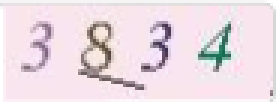
#> input picture img/3834.png, 92 x 34 px, given as the content of the folder ../img/3834.png, which was not available (shown 3 times larger)
$ python -i HandleImages.py   (imports and definitions only)   (older library calls are emulated)
#> lines starting #> are read from the running program, lines starting #| are printed output that depends on the picture; after the words box and inside, x2 and y2 are one past the last pixel; in counts of white or black regions, pixels touching at a corner belong together; pictures that were not available may be replaced by others from this repository, and a replacement may not be noted
### tool/CutImage.py
from PIL import Image
import os
import random

def cutCharacter(img, name):
    pixDataRaw = img.load()
    w, h = img.size
    pixData = [[0] * h for _ in range(w)]
    for x in range(w):
        for y in range(h):
            if pixDataRaw[x, y] == 0:
                pixData[x][y] = 1
            else:
                pixData[x][y] = 0

    miniNoiseLength = 1
    number = 0
    records = []
    flag = False
    begin_x = 0
    end_x = 0
    miniLength = 4
    maxiLength = 23
    for x in range(w):
        sum_x = 0
        for y in range(h):
            sum_x += pixData[x][y]
        if (flag == False) and (sum_x > miniNoiseLength):
            flag = True
            begin_x = x
        if (flag == True) and (sum_x <= miniNoiseLength-1):
            flag = False
            end_x = x
            if (end_x - begin_x) <= miniLength:
                continue
            records.append([begin_x, 0, end_x, 0])
            number += 1
        if (flag == True) and (sum_x > miniNoiseLength) and (x - begin_x >= maxiLength):
            end_x = x
            records.append([begin_x, 0, end_x, 0])
            number += 1
            begin_x = x

    if (number != len(name)):
        print(name+': {} characters Error!'.format(len(records)))
        while len(records) > len(name):
            number -= 1
            records.pop()
        number = len(records)

    for i in range(number):
        flag = False
        begin_x = records[i][0]
        end_x = records[i][2]
        begin_y = 0
        end_y = 0

        for y in range(h):
            sum_y = 0
            for x in range(begin_x, end_x + 1):
                sum_y += pixData[x][y]
            if (flag == False) and (sum_y > miniNoiseLength):
                begin_y = y
                flag = True
            if (sum_y > miniNoiseLength):
                end_y = 0
            if (sum_y <= miniNoiseLength) and (end_y == 0):
                end_y = y
        records[i][1] = begin_y
        records[i][3] = end_y

    characters = []
    for i in range(len(records)):
        character = img.crop([records[i][0], records[i][1], records[i][2], records[i][3]])
        label = name[i]
        characters.append((character, label))
    # print(number)
    return characters

### tool/HandleImages.py
from PIL import Image
import numpy as np
import random
import shutil
import os
import CutImage

def binImg(img):
    pixData = img.load()
    w, h = img.size
    threshold = 226
    for x in range(w):
        for y in range(h):
            if pixData[x, y] >= threshold:
                pixData[x, y] = 255
            else:
                pixData[x, y] = 0
    return img

def denoiseImage(img):
    """
    get rid of noise points
    """
    pixData = img.load()
    w, h = img.size
    xDirection = [0, 0, -1, 1, -1, -1, 1, 1] #Up, Down, Left, Right, LeftUp, LeftDown, RightUp, RightDown
    yDirection = [1, -1, 0, 0, 1, -1, 1, -1]
    for x in range(w):
        for y in range(h):
            if x<6 or y<5 or x>(w-12) or y>(h-4) or pixData[x, y] == 255:
                pixData[x, y] = 255
    for x in range(w):
        for y in range(h):
            count = 0
            if not (x<6 or y<5 or x>(w-12) or y>(h-4)):
                for dx, dy in zip(xDirection, yDirection):
                    if pixData[x + dx, y + dy] == 255:
                        count += 1
                if count > 5:
                    pixData[x, y] = 255
    return img

def getLine(img, x, y):
    direction = 0 # 0-Unknown, 1-Up, 2-Down
    pixData = img.load()
    w, h = img.size
    lineData = []
    length = 0
    while(True):
        lineData.append([x, y])
        length += 1
        if x==w-1:
            break
        if pixData[x+1, y] == 0:
            x += 1
            continue
        if pixData[x+1, y] == 255:
            if (y > 0) and (pixData[x+1, y-1] == 0) and (direction != 2):
                x += 1
                y -= 1
                direction = 1
                continue
            if (y < (h-1)) and (pixData[x+1, y+1] == 0) and (direction != 1):
                x += 1
                y += 1
                direction = 2
                continue
            break
    return (lineData, length)

def deletaLine(img, lineData, length, width):
    pixData = img.load()
    w, h = img.size
    xDirection = [2, 2, 2, 1, 0, -1, -2, -2, -2, -2, -2, -1, 0, 1, 2, 2]
    yDirection = [0, 1, 2, 2, 2, 2, 2, 1, 0, -1, -2, -2, -2, -2, -2, -1]
    for i in range(length):
        for dw in range(width):
            x = lineData[i][0]
            y = lineData[i][1]+dw
            if (x > 1) and (x < (w-2)) and (y > 1) and (y < (h-2)):
                count = 0
                for dx, dy in zip(xDirection, yDirection):
                    if pixData[x + dx, y + dy] == 0:
                        count += 1
                if count > 6:
                    continue
            if (y >= 0) and (y <= (h-1)):
                pixData[x, y] = 255
    return img

def bfs(isExplore, start_x, start_y, w, h):
    xDirection = [0, 0, -1, 1]
    yDirection = [1, -1, 0, 0]
    queue = [(start_x, start_y)]
    region = [(start_x, start_y)]
    isExplore[start_x, start_y] = 1

    while len(queue) > 0:
        x, y = queue.pop(0)

        for (dx, dy) in zip(xDirection, yDirection):
            new_x, new_y = x + dx, y + dy
            if new_x < 0 or new_x >= w or new_y < 0 or new_y >= h or isExplore[new_x, new_y] == 1:
                continue
            queue.append((new_x, new_y))
            region.append((new_x, new_y))
            isExplore[new_x, new_y] = 1

    return region, isExplore

def getRidOfLine1(img):
    pixData  = img.load()
    w, h = img.size
    isExplore = np.zeros((w, h))
    for x in range(w):
        for y in range(h):
            if pixData[x, y] == 255:
                isExplore[x, y] = 1

    for x in range(w):
        for y in range(h):
            if isExplore[x, y] == 0:
                region, isExplore = bfs(isExplore, x, y, w, h)

                moveRegion = [(x, y-3) for (x, y) in region]
                if len(set(region) & set(moveRegion)) <= 1:
                    for (x, y) in region:
                        pixData[x, y] = 255

                moveRegion = [(x-3, y) for (x, y) in region]
                if len(set(region) & set(moveRegion)) <= 1:
                    for (x, y) in region:
                        pixData[x, y] = 255

                moveRegion = [(x-2, y-2) for (x, y) in region]
                if len(set(region) & set(moveRegion)) <= 1:
                    for (x, y) in region:
                        pixData[x, y] = 255

    return img

def getRidOfLine2(img):
    """
    get rid of noise lines
    """
    pixData  = img.load()
    w, h = img.size
    for x in range(w):
        for y in range(h-1):
            if pixData[x, y]==0 and pixData[x, y+1]==0:
                lineData, length = getLine(img, x, y)
                if length >= 12:
                    img = deletaLine(img, lineData, length, 2)
    return img

def getRidOfLine3(img):
    pixData  = img.load()
    w, h = img.size
    isExplore = np.zeros((w, h))
    for x in range(w):
        for y in range(h):
            if pixData[x, y] == 255:
                isExplore[x, y] = 1

    for x in range(w):
        for y in range(h):
            if isExplore[x, y] == 0:
                region, isExplore = bfs(isExplore, x, y, w, h)

                if len(region) <= 4:
                    for (x, y) in region:
                        pixData[x, y] = 255

    return img

# [9 lines left out: function getRidOfLine0, not called in this run]

def handleImage(path):
#> called with path = '../img/3834.png'
    fileNameList = os.listdir(path)

    characters = []
    count = 0
    for fileName in fileNameList:
        imgPath = path + '\\' + fileName
        fileName = fileName.lower()

        img = Image.open(imgPath)
#> img is the input picture: PIL image 92x34 RGBA; mean R, G, B, A 234.4, 219.2, 226.4, 255
        # img = getRidOfLine0(img)
        img = img.convert('L')
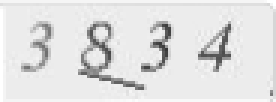
#> img: PIL image 92x34 L (shown 3 times larger); min 55, max 255, mean 224.5
        img = binImg(img)
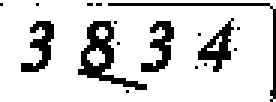
#> img: PIL image 92x34 L (shown 3 times larger); 83.2% white; black in thin lines or dots
        img = denoiseImage(img)
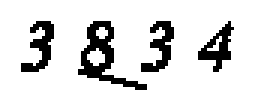
#> img: PIL image 92x34 L (shown 3 times larger); 86.5% white; black in thin lines or dots, all inside (x1, y1, x2, y2) = (7, 7, 78, 30)
        img = getRidOfLine1(img)
#> after the loop in getRidOfLine1, `for x in range(w):`:
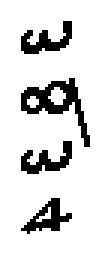
#> isExplore: shape (92, 34) float64 (shown 3 times larger); values 0 (black) and 1 (white), 86.5% white; black in thin lines or dots, all inside (x1, y1, x2, y2) = (7, 7, 30, 78)
#> after the loop in getRidOfLine1, `for x in range(w):`: isExplore: shape (92, 34) float64; 13.49% of pixels changed, all inside (x1, y1, x2, y2) = (7, 7, 30, 78)
        img = getRidOfLine2(img)
#> the loop in getRidOfLine2, `for x in range(w):` made 92 passes
#> after the loop in getRidOfLine2, `for x in range(w):`:
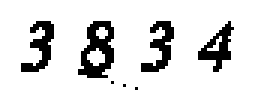
#> img: PIL image 92x34 L (shown 3 times larger); 87.4% white; black in thin lines or dots, all inside (x1, y1, x2, y2) = (7, 7, 78, 30)
        img = getRidOfLine3(img)
#> after the loop in getRidOfLine3, `for x in range(w):`:
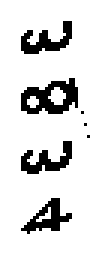
#> isExplore: shape (92, 34) float64 (shown 3 times larger); values 0 (black) and 1 (white), 87.4% white; black in thin lines or dots, all inside (x1, y1, x2, y2) = (7, 7, 30, 78)
#> img: PIL image 92x34 L; 87.5% white; black in thin lines or dots, all inside (x1, y1, x2, y2) = (7, 7, 78, 26)

        rawCharacters = CutImage.cutCharacter(img, fileName.split('.')[0])
        for character, label in rawCharacters:
            new_character = character.resize((12, 16), Image.ANTIALIAS)
            characters.append([new_character, label])
#> this loop made 4 passes
#> label on passes 1 to 4: '3', '8', '3', '4'

    random.shuffle(characters)

    return characters

# [65 lines left out: functions test, task, not called in this run]

# [2 lines not run here, left out]
    # task()

>>> result = handleImage('../img/3834.png')

$ run again, on img/3bd4.png
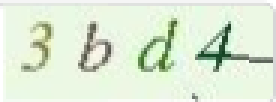
#> input picture img/3bd4.png, 92 x 34 px, given as the content of the folder ../img/3bd4.png, which was not available (shown 3 times larger)
#> in handleImage, img is the input picture: PIL image 92x34 RGBA; mean R, G, B, A 222.6, 235.2, 214.7, 255
#> in handleImage, `img = binImg(img)`:
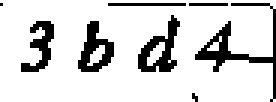
#> img: PIL image 92x34 L (shown 3 times larger); 83.9% white; black in thin lines or dots
#> the loop in getRidOfLine2, `for x in range(w):` made 92 passes
#> after the loop in getRidOfLine3, `for x in range(w):`:
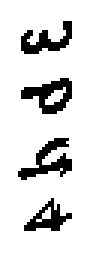
#> isExplore: shape (92, 34) float64 (shown 3 times larger); values 0 (black) and 1 (white), 88.3% white; black in thin lines or dots, all inside (x1, y1, x2, y2) = (6, 7, 24, 77)
#> the loop in handleImage, `for character, label in rawCharacters:` made 4 passes
#> label on passes 1 to 4: '3', 'b', 'd', '4'

$ run again, on img/3r4j.png
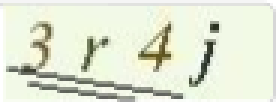
#> input picture img/3r4j.png, 92 x 34 px, given as the content of the folder ../img/3r4j.png, which was not available (shown 3 times larger)
#> in handleImage, img is the input picture: PIL image 92x34 RGBA; mean R, G, B, A 225.5, 231, 212.2, 255
#> in handleImage, `img = getRidOfLine1(img)`:
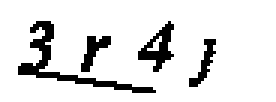
#> img: PIL image 92x34 L (shown 3 times larger); 88.1% white; black in thin lines or dots, all inside (x1, y1, x2, y2) = (6, 7, 72, 31)
#> the loop in getRidOfLine2, `for x in range(w):` made 92 passes
#> after the loop in getRidOfLine3, `for x in range(w):`:
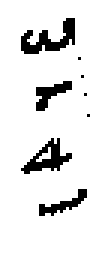
#> isExplore: shape (92, 34) float64 (shown 3 times larger); values 0 (black) and 1 (white), 90.7% white; black in thin lines or dots, all inside (x1, y1, x2, y2) = (7, 6, 30, 72)
#> the loop in handleImage, `for character, label in rawCharacters:` made 4 passes
#> label on passes 1 to 4: '3', 'r', '4', 'j'
